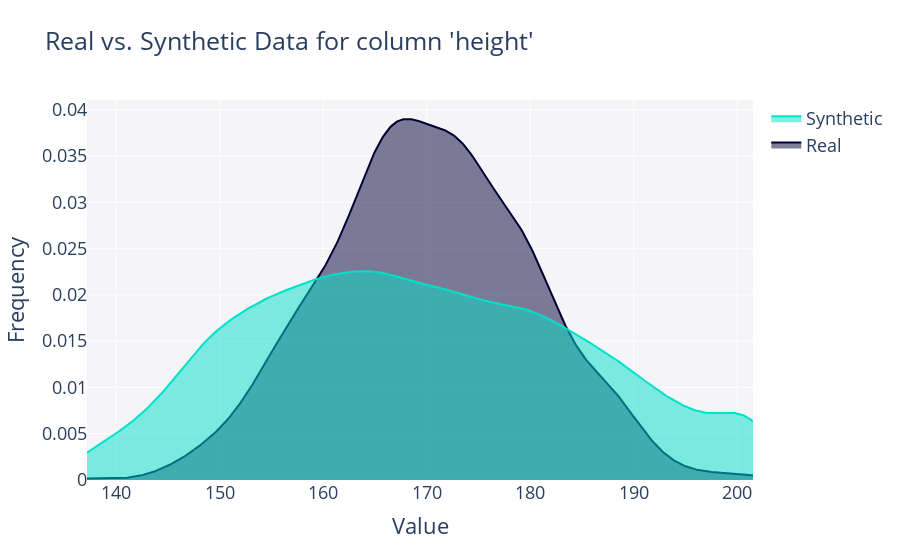

Notebook cell for this chart:
### Code cell
get_column_plot(
    real_data=datos,
    synthetic_data=synth_data,
    column_name='height'
)

### Figure 1 — Plotly figure (JSON) as saved in the notebook; plotly's stock layout.template omitted (floating-point values rounded to 4 significant figures; data arrays with more than 128 entries replaced by an {"elided": "..."} marker saying what was removed)
{"data": [{"fill": "tozeroy", "hovertemplate": "<b>Real</b><br>Frequency: %{y}<extra></extra>", "legendgroup": "Real", "marker": {"color": "#000036"}, "mode": "lines", "name": "Real", "showlegend": true, "type": "scatter", "x": {"elided": "500 float values"}, "xaxis": "x", "y": {"elided": "500 float values"}, "yaxis": "y"}, {"fill": "tozeroy", "hovertemplate": "<b>Synthetic</b><br>Frequency: %{y}<extra></extra>", "legendgroup": "Synthetic", "marker": {"color": "#01E0C9"}, "mode": "lines", "name": "Synthetic", "showlegend": true, "type": "scatter", "x": {"elided": "500 float values"}, "xaxis": "x", "y": {"elided": "500 float values"}, "yaxis": "y"}], "layout": {"barmode": "overlay", "font": {"size": 18}, "hovermode": "closest", "legend": {"traceorder": "reversed"}, "plot_bgcolor": "#F5F5F8", "title": {"text": "Real vs. Synthetic Data for column 'height'"}, "xaxis": {"anchor": "y2", "domain": [0, 1], "title": {"text": "Value"}, "zeroline": false}, "yaxis": {"anchor": "free", "domain": [0, 1], "position": 0, "title": {"text": "Frequency"}}}}
